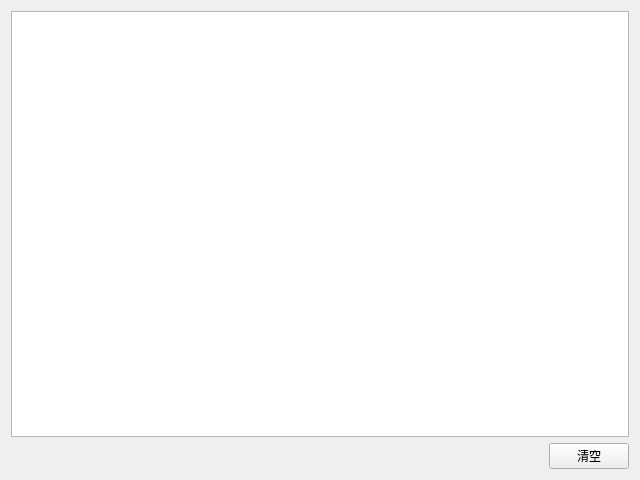
<?xml version="1.0" encoding="UTF-8"?>
<ui version="4.0">
 <class>DebugLogForm</class>
 <widget class="QWidget" name="DebugLogForm">
  <property name="geometry">
   <rect>
    <x>0</x>
    <y>0</y>
    <width>640</width>
    <height>480</height>
   </rect>
  </property>
  <property name="windowTitle">
   <string>Form</string>
  </property>
  <layout class="QVBoxLayout" name="verticalLayout">
   <item>
    <widget class="QTextBrowser" name="textBrowser"/>
   </item>
   <item>
    <layout class="QHBoxLayout" name="horizontalLayout">
     <item>
      <spacer name="horizontalSpacer">
       <property name="orientation">
        <enum>Qt::Horizontal</enum>
       </property>
       <property name="sizeHint" stdset="0">
        <size>
         <width>40</width>
         <height>20</height>
        </size>
       </property>
      </spacer>
     </item>
     <item>
      <widget class="QPushButton" name="pushButton">
       <property name="text">
        <string>清空</string>
       </property>
      </widget>
     </item>
    </layout>
   </item>
  </layout>
 </widget>
 <resources/>
 <connections/>
</ui>
